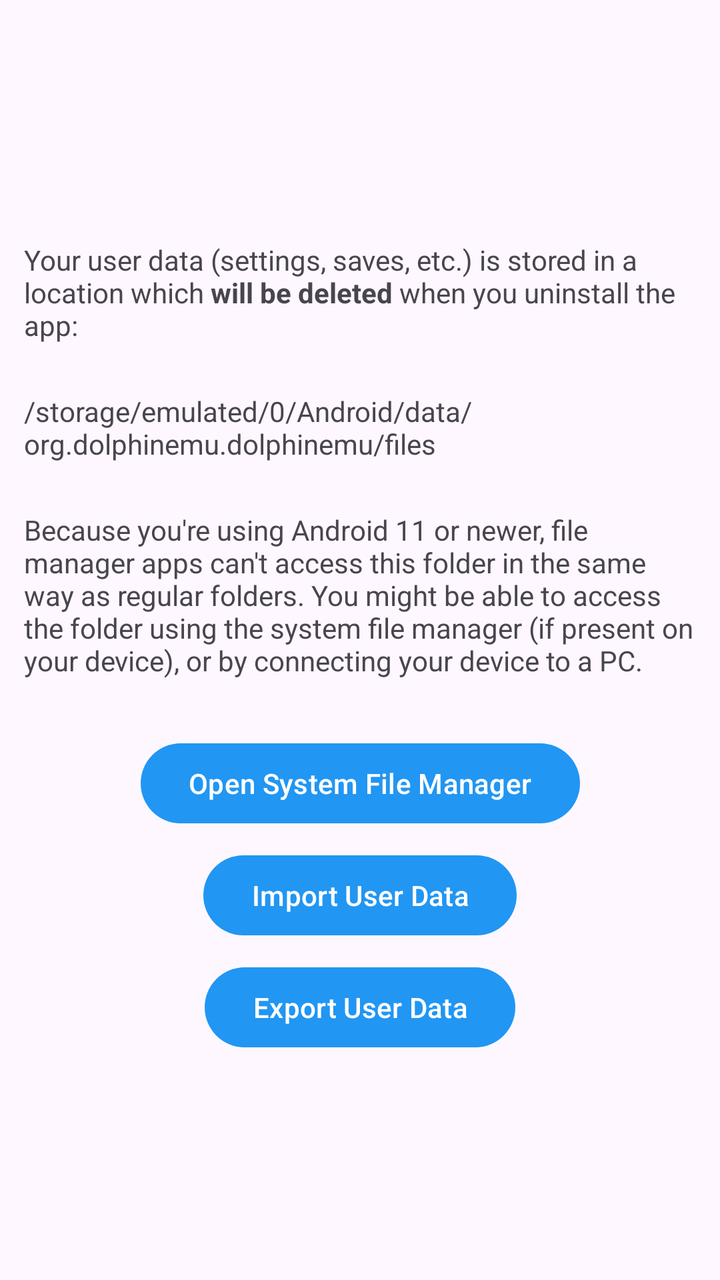
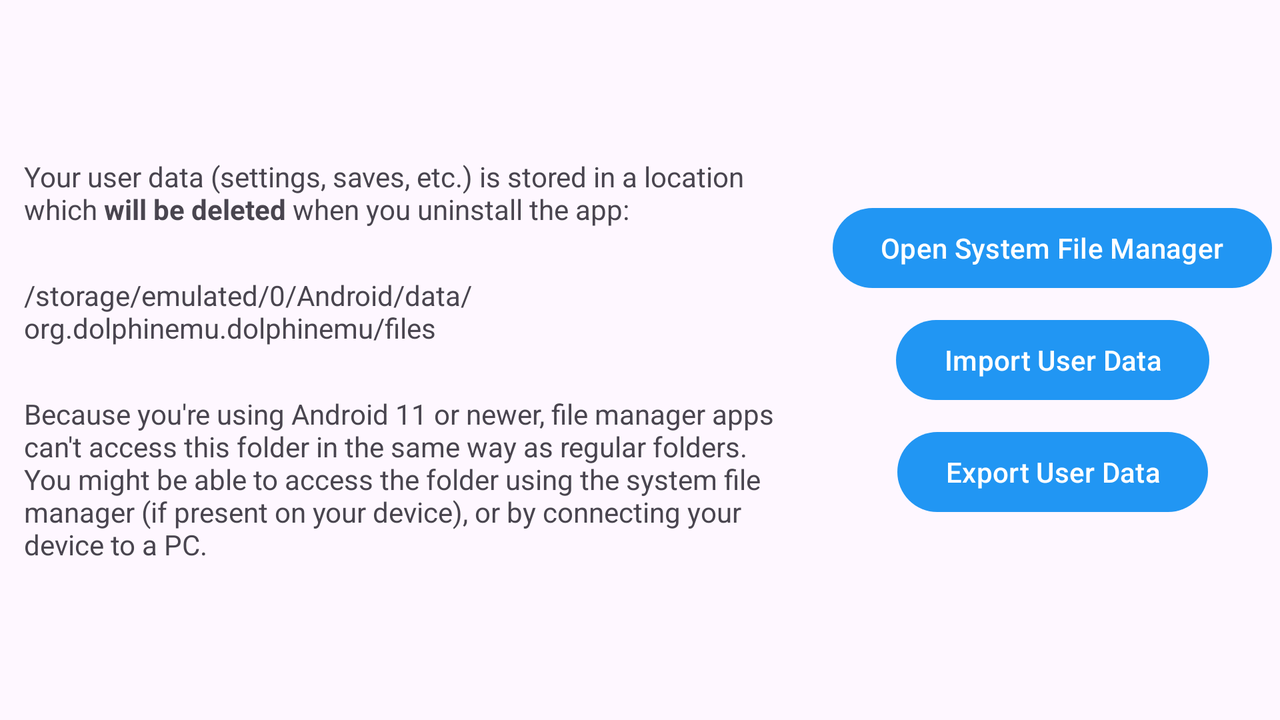

Two renders of one Android screen. The first uses the default layout on a phone; the second uses the alternative layout the repository ships for a different screen configuration, on a matching device. The two XML files are below.
<!-- AndroidManifest.xml: activity theme DolphinSettingsBase -->
<!-- res/layout/activity_user_data.xml -->
<?xml version="1.0" encoding="utf-8"?>

<androidx.constraintlayout.widget.ConstraintLayout xmlns:android="http://schemas.android.com/apk/res/android"
    xmlns:app="http://schemas.android.com/apk/res-auto"
    xmlns:tools="http://schemas.android.com/tools"
    android:layout_width="match_parent"
    android:layout_height="match_parent">

    <TextView
        android:id="@+id/text_type"
        android:layout_width="0dp"
        android:layout_height="wrap_content"
        android:layout_margin="@dimen/spacing_medlarge"
        tools:text="@string/user_data_new_location"
        app:layout_constraintStart_toStartOf="parent"
        app:layout_constraintEnd_toEndOf="parent"
        app:layout_constraintTop_toTopOf="parent"
        app:layout_constraintBottom_toTopOf="@id/text_path"
        app:layout_constraintVertical_chainStyle="packed"
        app:layout_constraintWidth_max="400dp" />

    <TextView
        android:id="@+id/text_path"
        android:layout_width="0dp"
        android:layout_height="wrap_content"
        android:layout_margin="@dimen/spacing_medlarge"
        tools:text="/storage/emulated/0/Android/data/org.dolphinemu.dolphinemu/files"
        app:layout_constraintStart_toStartOf="parent"
        app:layout_constraintEnd_toEndOf="parent"
        app:layout_constraintTop_toBottomOf="@id/text_type"
        app:layout_constraintBottom_toTopOf="@id/text_android_11"
        app:layout_constraintWidth_max="400dp" />

    <TextView
        android:id="@+id/text_android_11"
        android:layout_width="0dp"
        android:layout_height="wrap_content"
        android:layout_marginHorizontal="@dimen/spacing_medlarge"
        android:layout_marginTop="@dimen/spacing_medlarge"
        android:layout_marginBottom="24dp"
        android:text="@string/user_data_new_location_android_11"
        app:layout_constraintStart_toStartOf="parent"
        app:layout_constraintEnd_toEndOf="parent"
        app:layout_constraintTop_toBottomOf="@id/text_path"
        app:layout_constraintBottom_toTopOf="@id/button_open_system_file_manager"
        app:layout_constraintWidth_max="400dp" />

    <Button
        android:id="@+id/button_open_system_file_manager"
        android:layout_width="wrap_content"
        android:layout_height="wrap_content"
        android:layout_margin="@dimen/spacing_small"
        android:text="@string/user_data_open_system_file_manager"
        android:textColor="@color/dolphin_white"
        app:layout_constraintStart_toStartOf="parent"
        app:layout_constraintEnd_toEndOf="parent"
        app:layout_constraintTop_toBottomOf="@id/text_android_11"
        app:layout_constraintBottom_toTopOf="@id/button_import_user_data" />

    <Button
        android:id="@+id/button_import_user_data"
        android:layout_width="wrap_content"
        android:layout_height="wrap_content"
        android:layout_margin="@dimen/spacing_small"
        android:text="@string/user_data_import"
        android:textColor="@color/dolphin_white"
        app:layout_constraintStart_toStartOf="parent"
        app:layout_constraintEnd_toEndOf="parent"
        app:layout_constraintTop_toBottomOf="@id/button_open_system_file_manager"
        app:layout_constraintBottom_toTopOf="@id/button_export_user_data" />

    <Button
        android:id="@+id/button_export_user_data"
        android:layout_width="wrap_content"
        android:layout_height="wrap_content"
        android:layout_margin="@dimen/spacing_small"
        android:text="@string/user_data_export"
        android:textColor="@color/dolphin_white"
        app:layout_constraintStart_toStartOf="parent"
        app:layout_constraintEnd_toEndOf="parent"
        app:layout_constraintTop_toBottomOf="@id/button_import_user_data"
        app:layout_constraintBottom_toBottomOf="parent" />

</androidx.constraintlayout.widget.ConstraintLayout>
<!-- resources referenced by this layout -->
<resources>
  <color name="dolphin_white">#ffffff</color>
  <dimen name="spacing_medlarge">12dp</dimen>
  <dimen name="spacing_small">4dp</dimen>
  <string name="user_data_export">Export User Data</string>
  <string name="user_data_import">Import User Data</string>
  <string name="user_data_new_location">Your user data (settings, saves, etc.) is stored in a location which <b>will be deleted</b> when you uninstall the app:</string>
  <string name="user_data_new_location_android_11">Because you\'re using Android 11 or newer, file manager apps can\'t access this folder in the same way as regular folders. You might be able to access the folder using the system file manager (if present on your device), or by connecting your device to a PC.</string>
  <string name="user_data_open_system_file_manager">Open System File Manager</string>
  <style name="DolphinSettingsBase" parent="Theme.Material3.DayNight">
          <item name="colorSurface">@color/dolphin_blue</item>
          <item name="colorPrimary">@color/dolphin_blue</item>
          <item name="colorPrimaryDark">@color/dolphin_blue</item>
          <item name="colorAccent">@color/dolphin_blue_secondary</item>
          <item name="titleTextColor">@android:color/white</item>
          <item name="homeAsUpIndicator">@drawable/ic_back</item>
      </style>
  <color name="dolphin_blue">#2196f3</color>
  <color name="dolphin_blue_secondary">#21b0f3</color>
  <!-- drawable ic_back (drawable-anydpi) -->
  <vector xmlns:android="http://schemas.android.com/apk/res/android"
      android:width="24dp"
      android:height="24dp"
      android:viewportWidth="24"
      android:viewportHeight="24"
      android:tint="#FFFFFF"
      android:alpha="1"
      android:autoMirrored="true">
    <path
        android:fillColor="@android:color/white"
        android:pathData="M20,11H7.83l5.59,-5.59L12,4l-8,8 8,8 1.41,-1.41L7.83,13H20v-2z"/>
  </vector>
</resources>
<!-- res/layout-land/activity_user_data.xml (the repository's variant of the layout above) -->
<!-- drawn on the phone turned sideways -->
<?xml version="1.0" encoding="utf-8"?>

<androidx.constraintlayout.widget.ConstraintLayout xmlns:android="http://schemas.android.com/apk/res/android"
    xmlns:app="http://schemas.android.com/apk/res-auto"
    xmlns:tools="http://schemas.android.com/tools"
    android:layout_width="match_parent"
    android:layout_height="match_parent">

    <TextView
        android:id="@+id/text_type"
        android:layout_width="0dp"
        android:layout_height="wrap_content"
        android:layout_margin="@dimen/spacing_medlarge"
        tools:text="@string/user_data_new_location"
        app:layout_constraintStart_toStartOf="parent"
        app:layout_constraintEnd_toStartOf="@id/barrier_buttons"
        app:layout_constraintTop_toTopOf="parent"
        app:layout_constraintBottom_toTopOf="@id/text_path"
        app:layout_constraintVertical_chainStyle="packed"
        app:layout_constraintWidth_max="400dp" />

    <TextView
        android:id="@+id/text_path"
        android:layout_width="0dp"
        android:layout_height="wrap_content"
        android:layout_margin="@dimen/spacing_medlarge"
        tools:text="/storage/emulated/0/Android/data/org.dolphinemu.dolphinemu/files"
        app:layout_constraintStart_toStartOf="parent"
        app:layout_constraintEnd_toStartOf="@id/barrier_buttons"
        app:layout_constraintTop_toBottomOf="@id/text_type"
        app:layout_constraintBottom_toTopOf="@id/text_android_11"
        app:layout_constraintWidth_max="400dp" />

    <TextView
        android:id="@+id/text_android_11"
        android:layout_width="0dp"
        android:layout_height="wrap_content"
        android:layout_margin="@dimen/spacing_medlarge"
        android:text="@string/user_data_new_location_android_11"
        app:layout_constraintStart_toStartOf="parent"
        app:layout_constraintEnd_toStartOf="@id/barrier_buttons"
        app:layout_constraintTop_toBottomOf="@id/text_path"
        app:layout_constraintBottom_toBottomOf="parent"
        app:layout_constraintWidth_max="400dp" />

    <androidx.constraintlayout.widget.Barrier
        android:id="@+id/barrier_text"
        android:layout_width="wrap_content"
        android:layout_height="wrap_content"
        app:barrierDirection="end"
        app:constraint_referenced_ids="text_type,text_path,text_android_11" />

    <androidx.constraintlayout.widget.Barrier
        android:id="@+id/barrier_buttons"
        android:layout_width="wrap_content"
        android:layout_height="wrap_content"
        app:barrierDirection="start"
        app:constraint_referenced_ids="button_open_system_file_manager,button_import_user_data,button_export_user_data" />

    <Button
        android:id="@+id/button_open_system_file_manager"
        android:layout_width="wrap_content"
        android:layout_height="wrap_content"
        android:layout_margin="@dimen/spacing_small"
        android:text="@string/user_data_open_system_file_manager"
        android:textColor="@color/dolphin_white"
        app:layout_constraintStart_toEndOf="@id/barrier_text"
        app:layout_constraintEnd_toEndOf="parent"
        app:layout_constraintTop_toTopOf="parent"
        app:layout_constraintBottom_toTopOf="@id/button_import_user_data"
        app:layout_constraintVertical_chainStyle="packed"
        app:layout_constraintWidth_max="400dp" />

    <Button
        android:id="@+id/button_import_user_data"
        android:layout_width="wrap_content"
        android:layout_height="wrap_content"
        android:layout_margin="@dimen/spacing_small"
        android:text="@string/user_data_import"
        android:textColor="@color/dolphin_white"
        app:layout_constraintStart_toEndOf="@id/barrier_text"
        app:layout_constraintEnd_toEndOf="parent"
        app:layout_constraintTop_toBottomOf="@id/button_open_system_file_manager"
        app:layout_constraintBottom_toTopOf="@id/button_export_user_data"
        app:layout_constraintWidth_max="400dp" />

    <Button
        android:id="@+id/button_export_user_data"
        android:layout_width="wrap_content"
        android:layout_height="wrap_content"
        android:layout_margin="@dimen/spacing_small"
        android:text="@string/user_data_export"
        android:textColor="@color/dolphin_white"
        app:layout_constraintStart_toEndOf="@id/barrier_text"
        app:layout_constraintEnd_toEndOf="parent"
        app:layout_constraintTop_toBottomOf="@id/button_import_user_data"
        app:layout_constraintBottom_toBottomOf="parent"
        app:layout_constraintWidth_max="400dp" />

</androidx.constraintlayout.widget.ConstraintLayout>
